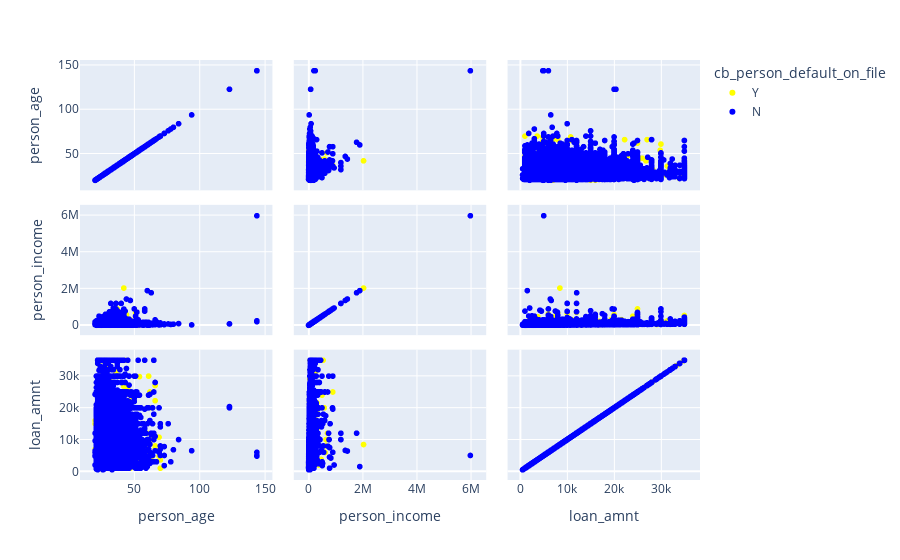

Source (notebook cell):
### Code cell
grafico_idade.show()

### Figure 1 — Plotly figure (JSON) as saved in the notebook; plotly's stock layout.template omitted (floating-point values rounded to 4 significant figures; data arrays with more than 128 entries replaced by an {"elided": "..."} marker saying what was removed)
{"data": [{"dimensions": [{"axis": {"matches": true}, "label": "person_age", "values": {"elided": "5745 int values"}}, {"axis": {"matches": true}, "label": "person_income", "values": {"elided": "5745 int values"}}, {"axis": {"matches": true}, "label": "loan_amnt", "values": {"elided": "5745 int values"}}], "hovertemplate": "cb_person_default_on_file=Y<br>%{xaxis.title.text}=%{x}<br>%{yaxis.title.text}=%{y}<extra></extra>", "legendgroup": "Y", "marker": {"color": "yellow", "symbol": "circle"}, "name": "Y", "showlegend": true, "type": "splom"}, {"dimensions": [{"axis": {"matches": true}, "label": "person_age", "values": {"elided": "26836 int values"}}, {"axis": {"matches": true}, "label": "person_income", "values": {"elided": "26836 int values"}}, {"axis": {"matches": true}, "label": "loan_amnt", "values": {"elided": "26836 int values"}}], "hovertemplate": "cb_person_default_on_file=N<br>%{xaxis.title.text}=%{x}<br>%{yaxis.title.text}=%{y}<extra></extra>", "legendgroup": "N", "marker": {"color": "blue", "symbol": "circle"}, "name": "N", "showlegend": true, "type": "splom"}], "layout": {"dragmode": "select", "legend": {"title": {"text": "cb_person_default_on_file"}, "tracegroupgap": 0}, "margin": {"t": 60}}}
